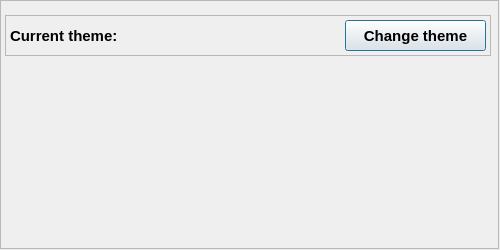
<?xml version="1.0" encoding="UTF-8"?>
<ui version="4.0">
 <class>Theme</class>
 <widget class="QDialog" name="Theme">
  <property name="geometry">
   <rect>
    <x>0</x>
    <y>0</y>
    <width>500</width>
    <height>250</height>
   </rect>
  </property>
  <property name="windowTitle">
   <string>Dialog</string>
  </property>
  <widget class="QFrame" name="frame">
   <property name="geometry">
    <rect>
     <x>0</x>
     <y>0</y>
     <width>499</width>
     <height>249</height>
    </rect>
   </property>
   <property name="frameShape">
    <enum>QFrame::Shape::StyledPanel</enum>
   </property>
   <property name="frameShadow">
    <enum>QFrame::Shadow::Raised</enum>
   </property>
   <widget class="QFrame" name="frame_2">
    <property name="geometry">
     <rect>
      <x>5</x>
      <y>15</y>
      <width>486</width>
      <height>41</height>
     </rect>
    </property>
    <property name="frameShape">
     <enum>QFrame::Shape::StyledPanel</enum>
    </property>
    <property name="frameShadow">
     <enum>QFrame::Shadow::Raised</enum>
    </property>
    <widget class="QLabel" name="label">
     <property name="geometry">
      <rect>
       <x>5</x>
       <y>0</y>
       <width>131</width>
       <height>41</height>
      </rect>
     </property>
     <property name="font">
      <font>
       <family>Arial</family>
       <pointsize>11</pointsize>
       <bold>true</bold>
      </font>
     </property>
     <property name="text">
      <string>Current theme:</string>
     </property>
     <property name="textFormat">
      <enum>Qt::TextFormat::AutoText</enum>
     </property>
    </widget>
    <widget class="QLabel" name="current_theme_label">
     <property name="geometry">
      <rect>
       <x>125</x>
       <y>0</y>
       <width>216</width>
       <height>41</height>
      </rect>
     </property>
     <property name="font">
      <font>
       <family>Arial</family>
       <pointsize>11</pointsize>
       <bold>true</bold>
      </font>
     </property>
     <property name="text">
      <string/>
     </property>
     <property name="alignment">
      <set>Qt::AlignmentFlag::AlignCenter</set>
     </property>
    </widget>
    <widget class="QPushButton" name="change_theme_button">
     <property name="geometry">
      <rect>
       <x>340</x>
       <y>5</y>
       <width>141</width>
       <height>31</height>
      </rect>
     </property>
     <property name="font">
      <font>
       <family>Arial</family>
       <pointsize>11</pointsize>
       <bold>true</bold>
      </font>
     </property>
     <property name="text">
      <string>Change theme</string>
     </property>
    </widget>
   </widget>
  </widget>
 </widget>
 <resources/>
 <connections/>
</ui>
